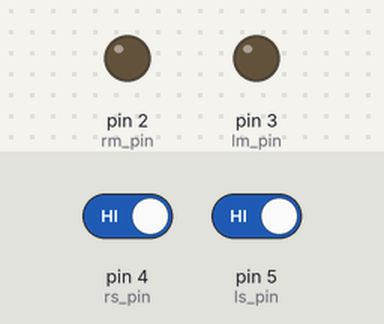
The sketch below on a simulated Arduino Uno, built with avr-gcc and run on an emulated ATmega328P. Shown: output pins drawn as LEDs (lit = HIGH). The test bench sets the inputs (shaded band); at power-on: pin 4 (rs_pin) HIGH, pin 5 (ls_pin) HIGH.

Above: at 1.2 s.
1.3 s: pin 4 (rs_pin) driven LOW
At 2.5 s:
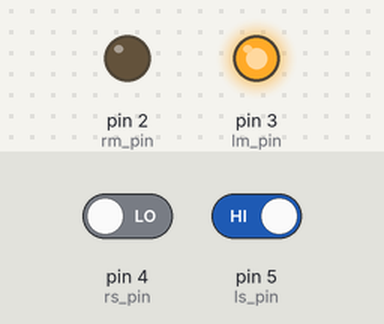
2.8 s: pin 5 (ls_pin) driven LOW
At 3.7 s:
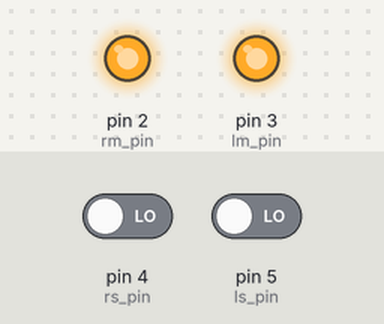
4.3 s: pin 4 (rs_pin) driven HIGH
At 4.8 s:
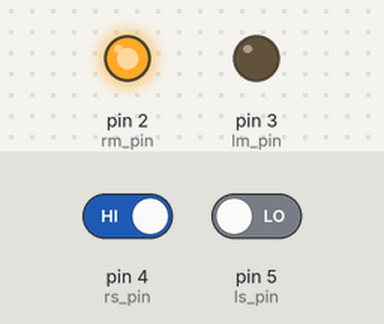
5.8 s: pin 5 (ls_pin) driven HIGH
At 7.2 s:
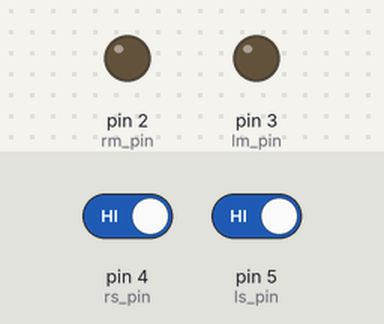
Timing chart, 0 to 8.3 s (numbered marks = the images above; inputs shaded):
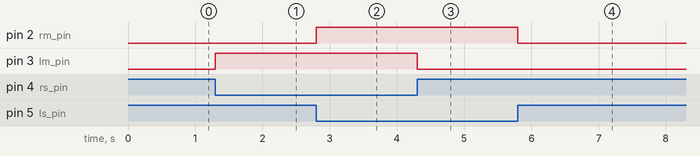

Measured:
- after the input at 1.3 s, pin 3 (lm_pin): LOW → HIGH at once
- after the input at 2.8 s, pin 2 (rm_pin): LOW → HIGH at once
- after the input at 4.3 s, pin 3 (lm_pin): HIGH → LOW at once
- after the input at 5.8 s, pin 2 (rm_pin): HIGH → LOW at once

The sketch:

Betelguese_42_Line_follower.ino
```cpp
//Value declaration
int rm_pin=2;
int lm_pin=3;
int rs_pin=4;
int ls_pin=5;

int rm_value;
int lm_value;
int rs_value;
int ls_value;

//defining the function
void read_sen_value()
{ rs_value = digitalRead(rs_pin);
  ls_value = digitalRead(ls_pin);
  }
void forward()//both high
{
  digitalWrite(lm_pin,1);
  digitalWrite(rm_pin,1);
  }
void right()//right high
{
  digitalWrite(lm_pin,0);
  digitalWrite(rm_pin,1);
  }
void left()//left high
{
  digitalWrite(lm_pin,1);
  digitalWrite(rm_pin,0);
  }
void STOP()//both LOW
{
  digitalWrite(lm_pin,0);
  digitalWrite(rm_pin,0);
  }

void check_direction_move()
{
  if(ls_value == 0 && rs_value == 0) //ww
  {forward();
  }
  else if(ls_value == 0 && rs_value == 1)//wb
  {right();
  }
  else if(ls_value == 1 && rs_value == 0)//bw
  {left();
  }
  else if(ls_value == 1 && rs_value == 1)//bb
  {STOP();
  }

}

void setup() {
  // put your setup code here, to run once:
  Serial.begin(9600);
  pinMode(rm_pin, OUTPUT);
  pinMode(lm_pin, OUTPUT);
  pinMode(rs_pin, INPUT);
  pinMode(ls_pin, INPUT);
}

void loop() {
  // put your main code here, to run repeatedly:
 read_sen_value();

 check_direction_move();
}
```
